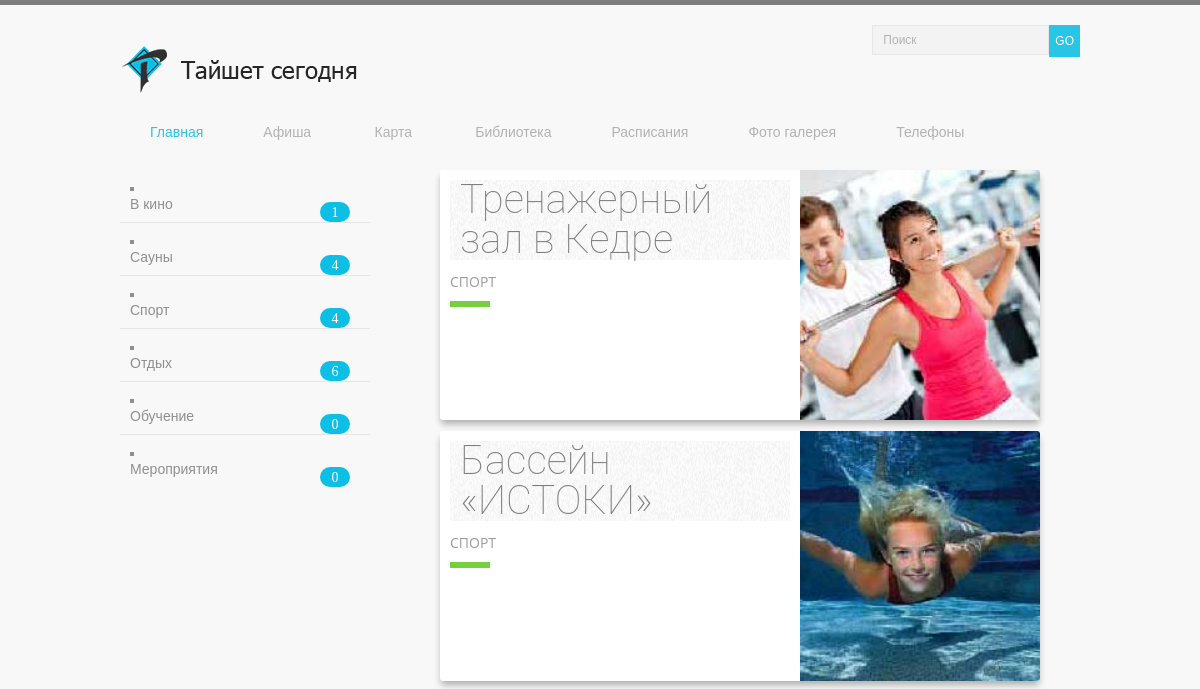
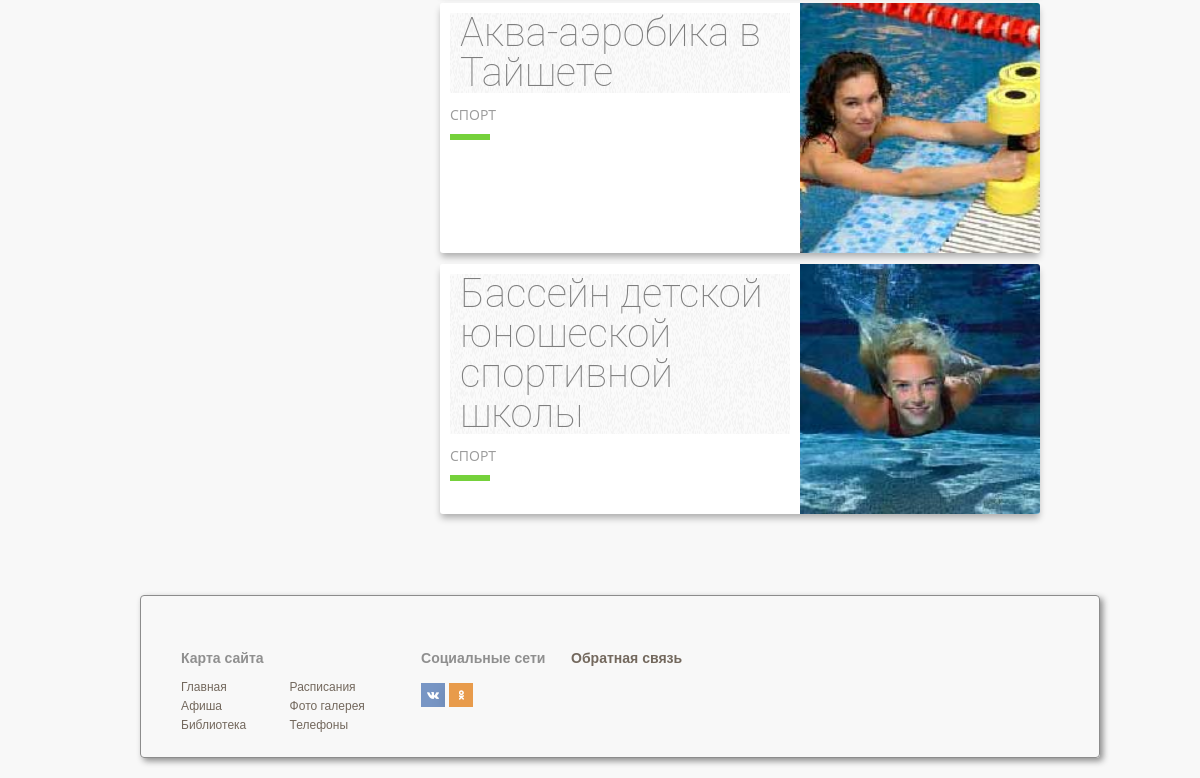
/radugaAfisha.php, run on an earlier commit of the app's database (2 pictures, top to bottom).
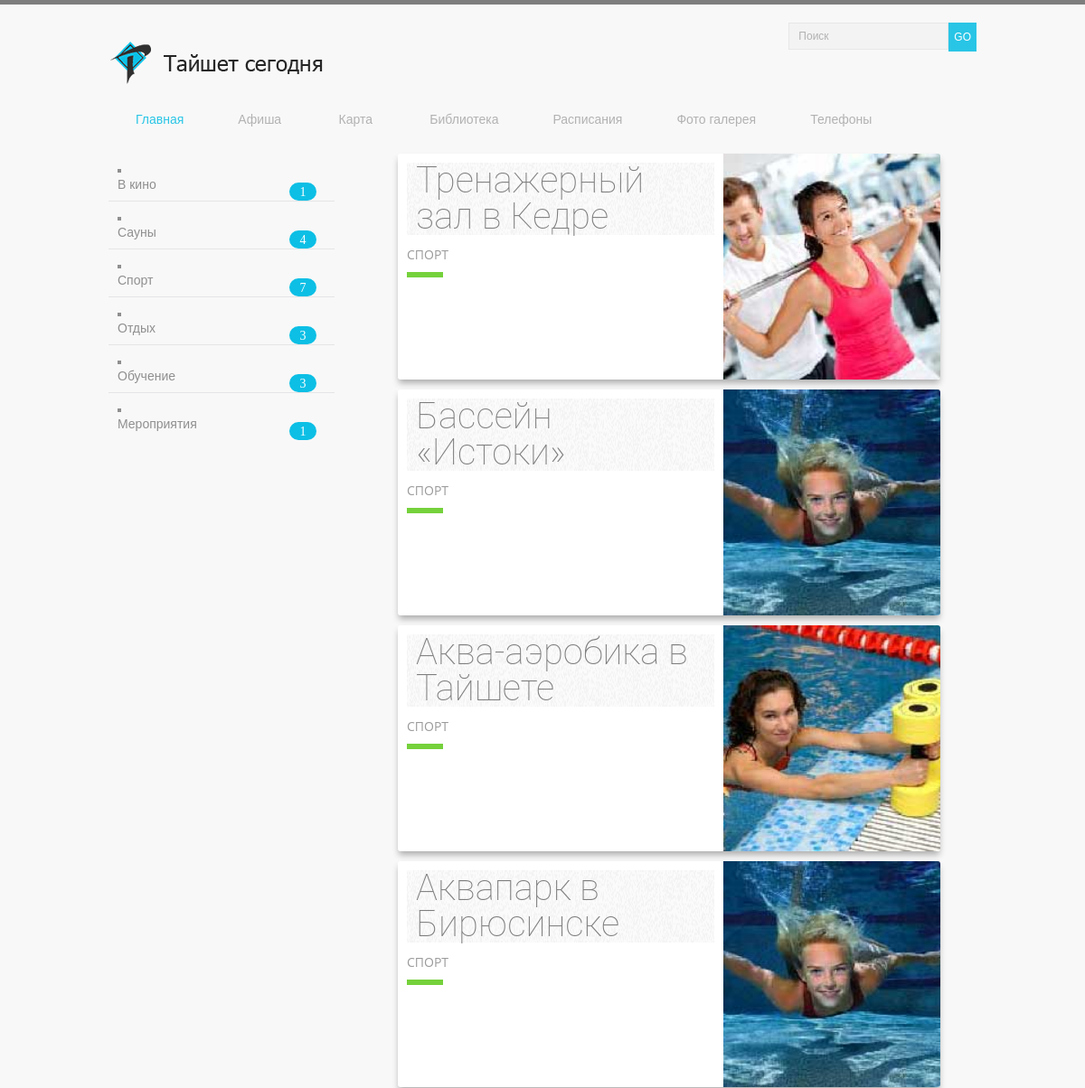
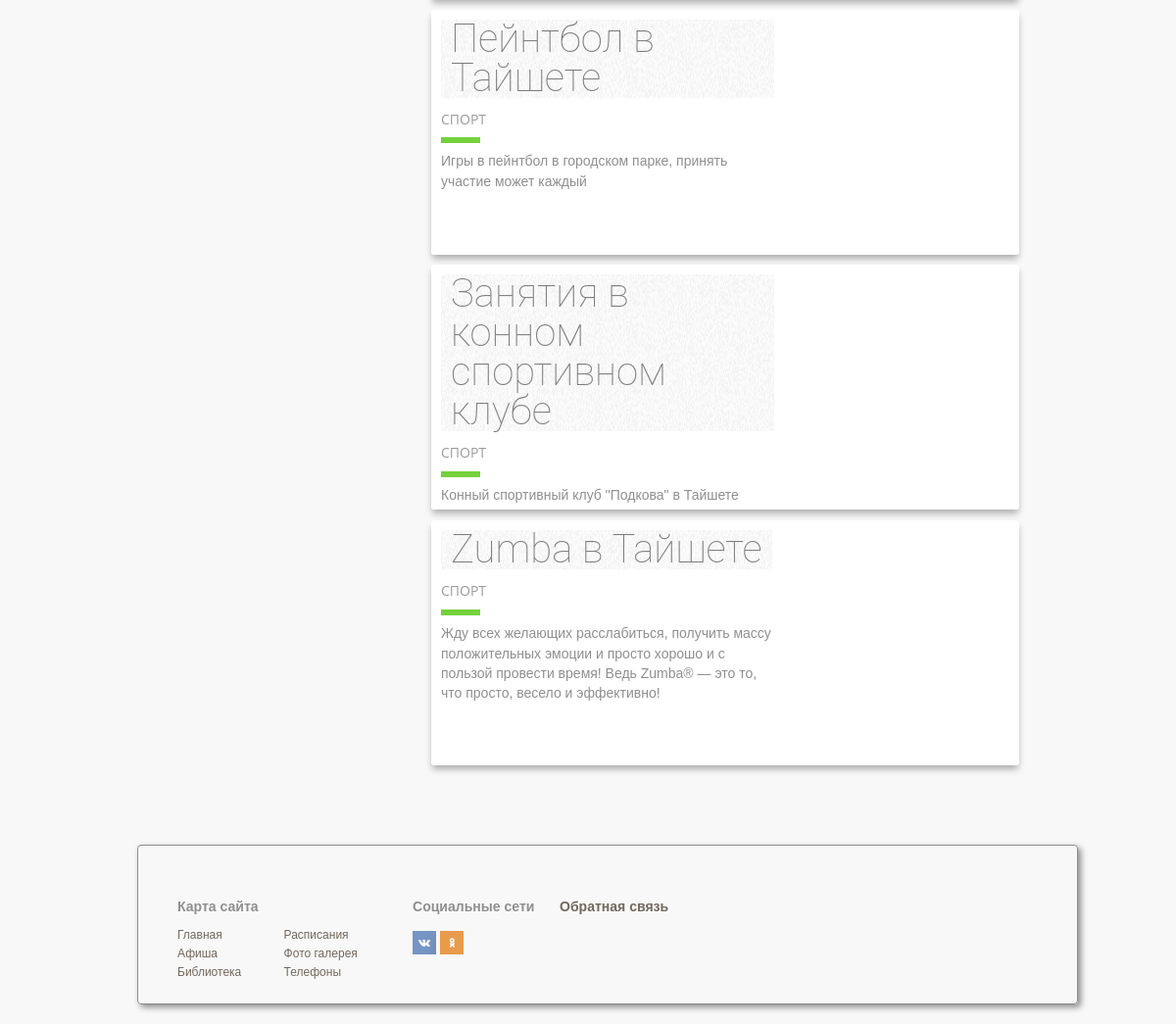
And on a later commit of the database (2 pictures, top to bottom).
### tables this page shows
CREATE TABLE afisha (id INTEGER PRIMARY KEY, name_tipe TEXT, img TEXT, zag TEXT, date TEXT, time TIME, place TEXT, tel TEXT, money TEXT, tipe TEXT, big TEXT);

### template/blockPageAfishaFive.php (the view, shortened to what this page needs)
<section>
	<?php
    $db = new PDO("sqlite:admin/post3.db");
  	$res = $db->query("SELECT * FROM afisha WHERE name_tipe = 'спорт';");
	foreach ($res as $array) {
		$block_img = $array['img'];
		$block_zag = $array['zag'];
        $block_text = $array['tipe'];
        $block_tipe = $array['name_tipe'];
		 echo("<div class=\"blog-card alt\">");
	     echo("<div class=\"photo\" style=\"background: url(".$block_img.") center / cover no-repeat;\"></div>");
		 echo("<div class=\"description\">");
		 echo("<h1>".$block_zag."</h1>");
		 echo("<h2>".$block_tipe."</h2>");
		 echo("<p class=\"summary\">".$block_text."</p>");
	     echo("</div>");
		 echo("</div>");
		 }
	?>
</section>

### radugaAfisha.php
<div id="wrapper">
<?php
include 'template/config.php';
include 'template/head.php';
include 'template/leftMenuAfisha.php';
include 'template/blockPageAfishaFive.php';
include 'template/footer.php';
?>
</div>

### template/config.php (shortened to what this page needs)
<?php
  $menu[0][0]='Главная';
  $menu[0][1]='/index.php';
  $menu[1][0]='Афиша';
  $menu[1][1]='/afisha.php';
  $menu[2][0]='Библиотека';
  $menu[2][1]='/library.php';
  $menu[3][0]='Расписания';
  $menu[3][1]='/raspisaniya_avtobusov_taishet.php';
  $menu[4][0]='Фото галерея';
  $menu[4][1]='/galary.php';
  $menu[5][0]='Телефоны';
  $menu[5][1]='/telefon.php';
  $menu[6][0]='Карта';
  $menu[6][1]='/map.php';
echo '<!DOCTYPE HTML PUBLIC "-//W3C//DTD HTML 4.0 Transitional//EN">';
echo '<html><head><meta charset="utf-8">';
echo '<link rel="stylesheet" href="/css/main.css" type="text/css"/>';
echo '</head><body>';
?>

### template/head.php
<header>
<a href="/"><img src="/imges/logohead.png" alt="Тайшет сегодня"></a>
	<form name="search" action="search.php" method="post">
	<input type="text" name="zpr" id="search_box" class="search_box" value="Поиск" onfocus="if(this.value =='Поиск')this.value ='';" onblur="if(this.value=='')this.value='Поиск';"><button type="submit" class="search_button" name="submit" value="Search">GO</button>
	</form>
	<nav>
<?php
echo'<ul class="top-menu">
		<li><a href="'.$menu[0][1].'"';
		if($get_in==0){ echo 'style="color:#29c5e6;"'; }
		echo '>'.$menu[0][0].'</a></li><li><a href="'.$menu[1][1].'"';
		if($get_in==1){ echo 'style="color:#29c5e6;"'; }
		echo '>'.$menu[1][0].'</a></li>
		<li><a href="'.$menu[6][1].'"';
		if($get_in==6){ echo 'style="color:#29c5e6;"'; }
		echo '>'.$menu[6][0].'</a></li>
		<li><a href="'.$menu[2][1].'"';
		if($get_in==2){ echo 'style="color:#29c5e6;"'; }
		echo '>'.$menu[2][0].'</a></li><li><a href="'.$menu[3][1].'"';
		if($get_in==3){ echo 'style="color:#29c5e6;"'; }
		echo '>'.$menu[3][0].'</a></li><li><a href="'.$menu[4][1].'"';
		if($get_in==4){ echo 'style="color:#29c5e6;"'; }
		echo '>'.$menu[4][0].'</a></li><li><a href="'.$menu[5][1].'"';
		if($get_in==5){ echo 'style="color:#29c5e6;"'; }
		echo '>'.$menu[5][0].'</a></li></ul>';
?>
</nav>
</header>

### template/leftMenuAfisha.php
<aside>
<nav>
	<ul class="aside-menu">
	<?php
	$db = new PDO("sqlite:admin/post3.db");
  	$res = $db->query("SELECT COUNT(id) FROM afisha WHERE name_tipe = 'мероприятия';");
  	$resTwo = $db->query("SELECT COUNT(id) FROM afisha WHERE name_tipe = 'кино';");
  	$resThree = $db->query("SELECT COUNT(id) FROM afisha WHERE name_tipe = 'сауны';");
  	$resFore = $db->query("SELECT COUNT(id) FROM afisha WHERE name_tipe = 'спорт';");
  	$resFive = $db->query("SELECT COUNT(id) FROM afisha WHERE name_tipe = 'отдых';");
  	$resSix = $db->query("SELECT COUNT(id) FROM afisha WHERE name_tipe = 'обучение';");
  	$rows= $res->fetchColumn();
  	$rowsTwo= $resTwo->fetchColumn();
    $rowsThree= $resThree->fetchColumn();
    $rowsFore= $resFore->fetchColumn();
    $rowsFive= $resFive->fetchColumn();
     $rowsSix= $resSix->fetchColumn();
		echo("<li><a href=\"afisha.php\">В кино</a><p class=\"blueBlock\">".$rowsTwo."</p></li>");
		echo("<li><a href=\"saunaAfisha.php\">Сауны<p class=\"blueBlock\">".$rowsThree."</p></a></li>");
		echo("<li><a href=\"sportAfisha.php\">Спорт<p class=\"blueBlock\">".$rowsFore."</p></a></li>");
		echo("<li><a href=\"restAfisha.php\">Отдых<p class=\"blueBlock\">".$rowsFive."</p></a></li>");
		echo("<li><a href=\"aducationAfisha.php\">Обучение<p class=\"blueBlock\">".$rowsSix."</p></a></li>");
		echo("<li><a href=\"sityAfisha.php\">Мероприятия<p class=\"blueBlock\">".$rows."</p></a></li>");
		?>
	</ul>
</nav>
</aside>

### template/footer.php
<footer>
	<div id="footer">
		<div id="sitemap">
	<h3>Карта сайта</h3>
	<div>
		<a href="index.php">Главная</a>
		<a href="afisha.php">Афиша</a>
		<a href="library.php">Библиотека</a>
	</div>
	<div>
		<a href="raspisaniya_avtobusov_taishet.php">Расписания</a>
		<a href="galary.php">Фото галерея</a>
		<a href="telefon.php">Телефоны</a>
	</div>
		</div>
		<div id="social">
			<h3>Социальные сети</h3>
	<a href="https://vk.com/taishettoday" class="social-icon-small ok"></a>
	<a href="http://ok.ru/sobytiyavt" class="social-icon-small twetter"></a>
		</div>
		<div id="form">
		<h3><a href="form.php">Обратная связь</a></h3>
		</div>
	</div>
</footer>

What changed in the data, as far as the page shows it:
changed afisha: zag "Бассейн «ИСТОКИ»" → "Бассейн «Истоки»"
changed afisha: zag "Бассейн детской юношеской спортивной школы" → "Аквапарк в Бирюсинске"
added afisha: zag "Пейнтбол в Тайшете", name_tipe "СПОРТ", tipe "Игры в пейнтбол в городском парке, принять участие может каждый"
added afisha: zag "Занятия в конном спортивном клубе", name_tipe "СПОРТ", tipe "Конный спортивный клуб \"Подкова\" в Тайшете…"
added afisha: zag "Zumba в Тайшете", name_tipe "СПОРТ", tipe "Жду всех желающих расслабиться, получить массу положительных эмоции и просто хорошо и с пользой провести время! Ведь Zumba® — это то, что просто, весело и эффективно!"
Also different on the page:
$rowsFore: "4" → "7"
$rowsFive: "6" → "3"
$rowsSix: "0" → "3"
$rows: "0" → "1"
